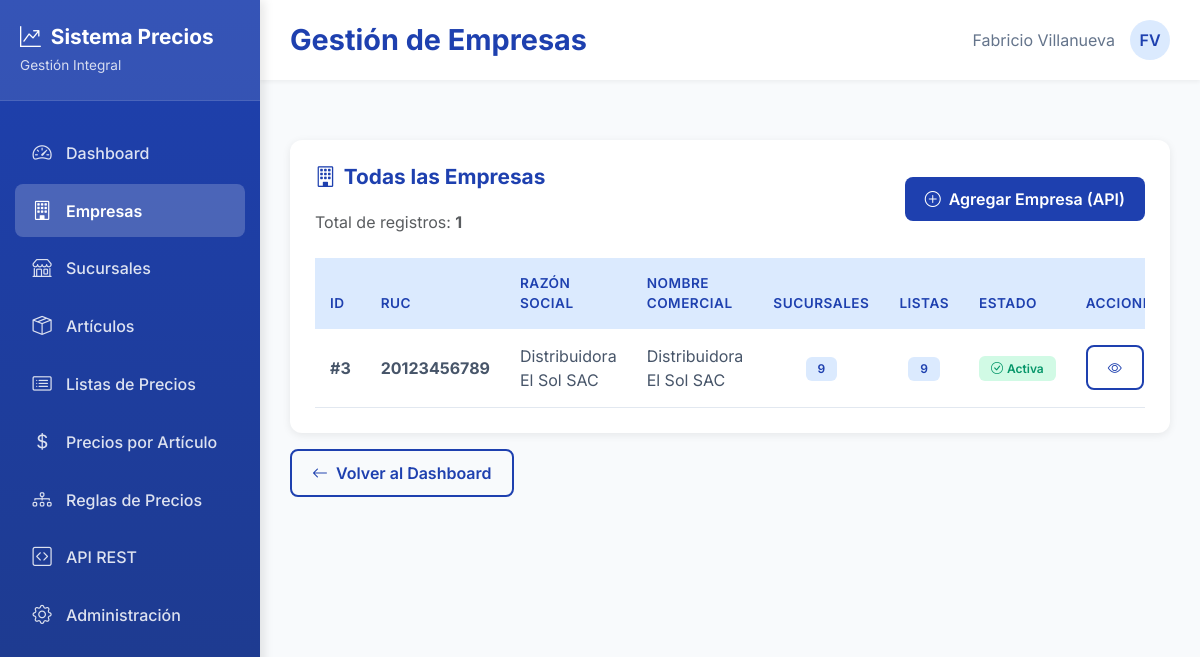
/api/dashboard/empresas/, run on the app's committed database.
### precios/models.py (models this page shows, shortened)
class Sucursal(models.Model):
    empresa = models.ForeignKey(Empresa, on_delete=models.CASCADE, related_name='sucursales')
    nombre = models.CharField(max_length=200)
    codigo = models.CharField(max_length=20)
    direccion = models.TextField(blank=True)
    activo = models.BooleanField(default=True)
    fecha_creacion = models.DateTimeField(auto_now_add=True)
    class Meta:
        db_table = 'sucursal'
        verbose_name = 'Sucursal'
        verbose_name_plural = 'Sucursales'
        unique_together = [['empresa', 'codigo']]

class Empresa(models.Model):
    nombre = models.CharField(max_length=200)
    ruc = models.CharField(max_length=11, unique=True)
    activo = models.BooleanField(default=True)
    fecha_creacion = models.DateTimeField(auto_now_add=True)
    class Meta:
        db_table = 'empresa'
        verbose_name = 'Empresa'
        verbose_name_plural = 'Empresas'

### precios/views.py (the view)
# urls.py: path('dashboard/empresas/', views.empresas_list_view, name='empresas-list'),
def empresas_list_view(request):
    empresas = Empresa.objects.annotate(
        total_sucursales=Count('sucursales'),  # CORREGIDO: 'sucursales' en plural
        total_listas=Count('listas_precios')  # CORREGIDO: 'listas_precios' en lugar de 'listaprecio'
    ).order_by('-id')
    empresas_data = []
    for empresa in empresas:
        ruc = empresa.ruc if hasattr(empresa, 'ruc') else 'N/A'
        if hasattr(empresa, 'razon_social'):
            razon_social = empresa.razon_social
        elif hasattr(empresa, 'nombre'):
            razon_social = empresa.nombre
        else:
            razon_social = str(empresa)
        if hasattr(empresa, 'nombre_comercial'):
            nombre_comercial = empresa.nombre_comercial
        else:
            nombre_comercial = razon_social
        empresas_data.append({
            'id': empresa.id,
            'ruc': ruc,
            'razon_social': razon_social,
            'nombre_comercial': nombre_comercial,
            'total_sucursales': empresa.total_sucursales,
            'total_listas': empresa.total_listas,
            'activo': empresa.activo,
        })
    context = {
        'empresas': empresas_data,
        'total': empresas.count(),
    }
    return render(request, 'empresas_list.html', context)

### templates/empresas_list.html (shortened to what this page needs)
{% extends 'base.html' %}
{% block page_title %}Gestión de Empresas{% endblock %}
{% block content %}
<div class="data-table">
    <div class="d-flex justify-content-between align-items-center mb-4">
        <div>
            <h4><i class="bi bi-building me-2"></i>Todas las Empresas</h4>
            <p class="text-muted mb-0">Total de registros: <strong>{{ total }}</strong></p>
        </div>
        <a href="/api/empresas/" class="btn btn-primary" target="_blank">
            <i class="bi bi-plus-circle me-2"></i>Agregar Empresa (API)
        </a>
    </div>
    {% if empresas %}
    <div class="table-responsive">
        <table class="table table-hover">
            <thead>
                <tr>
                    <th>ID</th>
                    <th>RUC</th>
                    <th>Razón Social</th>
                    <th>Nombre Comercial</th>
                    <th>Sucursales</th>
                    <th>Listas</th>
                    <th>Estado</th>
                    <th>Acciones</th>
                </tr>
            </thead>
            <tbody>
                {% for empresa in empresas %}
                <tr>
                    <td><strong>#{{ empresa.id }}</strong></td>
                    <td><strong>{{ empresa.ruc }}</strong></td>
                    <td>{{ empresa.razon_social }}</td>
                    <td>{{ empresa.nombre_comercial|default:"N/A" }}</td>
                    <td class="text-center">
                        <span class="badge badge-info">{{ empresa.total_sucursales }}</span>
                    </td>
                    <td class="text-center">
                        <span class="badge badge-info">{{ empresa.total_listas }}</span>
                    </td>
                    <td>
                        {% if empresa.activo %}
                            <span class="badge badge-success">
                                <i class="bi bi-check-circle me-1"></i>Activa
                            </span>
                        {% else %}
                            <span class="badge badge-warning">
                                <i class="bi bi-x-circle me-1"></i>Inactiva
                            </span>
                        {% endif %}
                    </td>
                    <td>
                        <a href="/api/empresas/{{ empresa.id }}/" class="btn btn-sm btn-outline-primary" target="_blank" title="Ver detalles">
                            <i class="bi bi-eye"></i>
                        </a>
                    </td>
                </tr>
                {% endfor %}
            </tbody>
        </table>
    </div>
    {% else %}
    <div class="alert alert-info">
        <i class="bi bi-info-circle me-2"></i>
        No hay empresas registradas. <a href="/api/empresas/" target="_blank">Agregar la primera empresa</a>
    </div>
    {% endif %}
</div>
<div class="mt-3">
    <a href="{% url 'dashboard' %}" class="btn btn-outline-primary">
        <i class="bi bi-arrow-left me-2"></i>Volver al Dashboard
    </a>
</div>
{% endblock %}

### templates/base.html (style rules this page uses)
:root { --primary-blue: #1e40af; --secondary-blue: #3b82f6; --light-blue: #dbeafe; --dark-blue: #1e3a8a; --sidebar-width: 260px; }
* { margin: 0; padding: 0; box-sizing: border-box; }
body { font-family: 'Inter', sans-serif; background-color: #f8fafc; overflow-x: hidden; }
.data-table { background: white; border-radius: 12px; padding: 25px; box-shadow: 0 2px 8px rgba(0,0,0,0.08); margin-top: 30px; }
.data-table h4 { color: var(--primary-blue); font-weight: 700; margin-bottom: 20px; font-size: 1.3rem; }
.table { margin: 0; }
.table thead th { background: var(--light-blue); color: var(--primary-blue); font-weight: 600; border: none; padding: 15px; text-transform: uppercase; font-size: 0.85rem; letter-spacing: 0.5px; }
.table tbody tr { border-bottom: 1px solid #e2e8f0; transition: all 0.2s ease; }
.table tbody td { padding: 15px; color: #475569; vertical-align: middle; }
.btn-primary { background: var(--primary-blue); border: none; padding: 10px 20px; border-radius: 8px; font-weight: 600; transition: all 0.3s ease; }
.btn-outline-primary { border: 2px solid var(--primary-blue); color: var(--primary-blue); padding: 10px 20px; border-radius: 8px; font-weight: 600; transition: all 0.3s ease; }
.badge { padding: 6px 12px; border-radius: 6px; font-weight: 600; font-size: 0.75rem; }
.badge-success { background: #d1fae5; color: #059669; }
.badge-info { background: var(--light-blue); color: var(--primary-blue); }

### data on the page
Sucursal: id "3", ruc "20123456789", razon_social "Distribuidora El Sol SAC", nombre_comercial "Distribuidora El Sol SAC", total_sucursales "9", total_listas "9"

### other printed values
{{ total }} "1"
